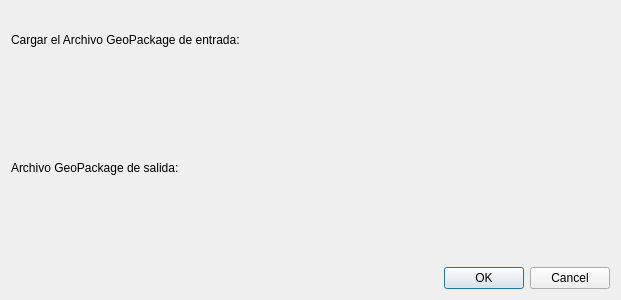
<?xml version="1.0" encoding="UTF-8"?>
<ui version="4.0">
 <class>ValidadoresDialogBase</class>
 <widget class="QDialog" name="ValidadoresDialogBase">
  <property name="geometry">
   <rect>
    <x>0</x>
    <y>0</y>
    <width>621</width>
    <height>300</height>
   </rect>
  </property>
  <property name="windowTitle">
   <string>Validadores_1.0 Modelo interno</string>
  </property>
  <layout class="QVBoxLayout" name="verticalLayout">
   <item>
    <widget class="QLabel" name="label">
     <property name="text">
      <string>Cargar el Archivo GeoPackage de entrada:</string>
     </property>
    </widget>
   </item>
   <item>
    <widget class="QgsFileWidget" name="input_gpkg">
     <property name="filter">
      <string>GeoPackage (*.gpkg)</string>
     </property>
    </widget>
   </item>
   <item>
    <widget class="QLabel" name="label_2">
     <property name="text">
      <string>Archivo GeoPackage de salida:</string>
     </property>
    </widget>
   </item>
   <item>
    <widget class="QgsFileWidget" name="output_gpkg">
     <property name="filter">
      <string>GeoPackage (*.gpkg)</string>
     </property>
     <property name="storageMode">
      <enum>QgsFileWidget::SaveFile</enum>
     </property>
    </widget>
   </item>
   <item>
    <widget class="QDialogButtonBox" name="button_box">
     <property name="orientation">
      <enum>Qt::Horizontal</enum>
     </property>
     <property name="standardButtons">
      <set>QDialogButtonBox::Cancel|QDialogButtonBox::Ok</set>
     </property>
    </widget>
   </item>
  </layout>
 </widget>
 <customwidgets>
  <customwidget>
   <class>QgsFileWidget</class>
   <extends>QWidget</extends>
   <header>qgsfilewidget.h</header>
  </customwidget>
 </customwidgets>
 <resources/>
 <connections>
  <connection>
   <sender>button_box</sender>
   <signal>accepted()</signal>
   <receiver>ValidadoresDialogBase</receiver>
   <slot>accept()</slot>
   <hints>
    <hint type="sourcelabel">
     <x>20</x>
     <y>20</y>
    </hint>
    <hint type="destinationlabel">
     <x>20</x>
     <y>20</y>
    </hint>
   </hints>
  </connection>
  <connection>
   <sender>button_box</sender>
   <signal>rejected()</signal>
   <receiver>ValidadoresDialogBase</receiver>
   <slot>reject()</slot>
   <hints>
    <hint type="sourcelabel">
     <x>20</x>
     <y>20</y>
    </hint>
    <hint type="destinationlabel">
     <x>20</x>
     <y>20</y>
    </hint>
   </hints>
  </connection>
 </connections>
</ui>
